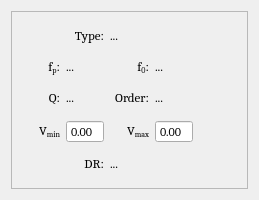
<?xml version="1.0" encoding="UTF-8"?>
<ui version="4.0">
 <class>CellBlock</class>
 <widget class="QWidget" name="CellBlock">
  <property name="geometry">
   <rect>
    <x>0</x>
    <y>0</y>
    <width>259</width>
    <height>200</height>
   </rect>
  </property>
  <property name="maximumSize">
   <size>
    <width>259</width>
    <height>200</height>
   </size>
  </property>
  <property name="font">
   <font>
    <family>Cambria</family>
   </font>
  </property>
  <property name="windowTitle">
   <string>Form</string>
  </property>
  <property name="autoFillBackground">
   <bool>false</bool>
  </property>
  <layout class="QGridLayout" name="gridLayout">
   <item row="0" column="0">
    <widget class="QFrame" name="frame">
     <property name="acceptDrops">
      <bool>true</bool>
     </property>
     <property name="autoFillBackground">
      <bool>false</bool>
     </property>
     <property name="frameShape">
      <enum>QFrame::StyledPanel</enum>
     </property>
     <property name="frameShadow">
      <enum>QFrame::Sunken</enum>
     </property>
     <property name="lineWidth">
      <number>1</number>
     </property>
     <property name="midLineWidth">
      <number>1</number>
     </property>
     <layout class="QGridLayout" name="gridLayout_2">
      <item row="6" column="2" colspan="2">
       <widget class="QLabel" name="order_2">
        <property name="text">
         <string>&lt;html&gt;&lt;head/&gt;&lt;body&gt;&lt;p&gt;&lt;span style=&quot; font-size:10pt;&quot;&gt;...&lt;/span&gt;&lt;/p&gt;&lt;/body&gt;&lt;/html&gt;</string>
        </property>
       </widget>
      </item>
      <item row="5" column="3">
       <widget class="QDoubleSpinBox" name="max_x_stages_3">
        <property name="maximumSize">
         <size>
          <width>93</width>
          <height>16777215</height>
         </size>
        </property>
        <property name="buttonSymbols">
         <enum>QAbstractSpinBox::NoButtons</enum>
        </property>
        <property name="suffix">
         <string/>
        </property>
        <property name="decimals">
         <number>2</number>
        </property>
       </widget>
      </item>
      <item row="6" column="1">
       <widget class="QLabel" name="label_6">
        <property name="text">
         <string>&lt;html&gt;&lt;head/&gt;&lt;body&gt;&lt;p align=&quot;right&quot;&gt;&lt;span style=&quot; font-size:10pt;&quot;&gt;DR:&lt;/span&gt;&lt;/p&gt;&lt;/body&gt;&lt;/html&gt;</string>
        </property>
       </widget>
      </item>
      <item row="2" column="3">
       <widget class="QLabel" name="wp_2">
        <property name="maximumSize">
         <size>
          <width>16777215</width>
          <height>20</height>
         </size>
        </property>
        <property name="text">
         <string>&lt;html&gt;&lt;head/&gt;&lt;body&gt;&lt;p&gt;&lt;span style=&quot; font-size:10pt;&quot;&gt;...&lt;/span&gt;&lt;/p&gt;&lt;/body&gt;&lt;/html&gt;</string>
        </property>
       </widget>
      </item>
      <item row="5" column="1">
       <widget class="QDoubleSpinBox" name="min_x_stages_3">
        <property name="maximumSize">
         <size>
          <width>93</width>
          <height>16777215</height>
         </size>
        </property>
        <property name="buttonSymbols">
         <enum>QAbstractSpinBox::NoButtons</enum>
        </property>
        <property name="suffix">
         <string/>
        </property>
        <property name="decimals">
         <number>2</number>
        </property>
       </widget>
      </item>
      <item row="2" column="0">
       <widget class="QLabel" name="label_3">
        <property name="text">
         <string>&lt;html&gt;&lt;head/&gt;&lt;body&gt;&lt;p align=&quot;right&quot;&gt;&lt;span style=&quot; font-size:10pt;&quot;&gt;f&lt;/span&gt;&lt;span style=&quot; font-size:10pt; vertical-align:sub;&quot;&gt;p&lt;/span&gt;&lt;span style=&quot; font-size:10pt;&quot;&gt;:&lt;/span&gt;&lt;/p&gt;&lt;/body&gt;&lt;/html&gt;</string>
        </property>
       </widget>
      </item>
      <item row="2" column="1">
       <widget class="QLabel" name="wp">
        <property name="text">
         <string>&lt;html&gt;&lt;head/&gt;&lt;body&gt;&lt;p&gt;&lt;span style=&quot; font-size:10pt;&quot;&gt;...&lt;/span&gt;&lt;/p&gt;&lt;/body&gt;&lt;/html&gt;</string>
        </property>
       </widget>
      </item>
      <item row="3" column="1">
       <widget class="QLabel" name="q_val">
        <property name="text">
         <string>&lt;html&gt;&lt;head/&gt;&lt;body&gt;&lt;p&gt;&lt;span style=&quot; font-size:10pt;&quot;&gt;...&lt;/span&gt;&lt;/p&gt;&lt;/body&gt;&lt;/html&gt;</string>
        </property>
       </widget>
      </item>
      <item row="3" column="0">
       <widget class="QLabel" name="label_4">
        <property name="text">
         <string>&lt;html&gt;&lt;head/&gt;&lt;body&gt;&lt;p align=&quot;right&quot;&gt;&lt;span style=&quot; font-size:10pt;&quot;&gt;Q:&lt;/span&gt;&lt;/p&gt;&lt;/body&gt;&lt;/html&gt;</string>
        </property>
       </widget>
      </item>
      <item row="0" column="0" colspan="2">
       <widget class="QLabel" name="label_2">
        <property name="text">
         <string>&lt;html&gt;&lt;head/&gt;&lt;body&gt;&lt;p align=&quot;right&quot;&gt;&lt;span style=&quot; font-size:10pt;&quot;&gt;Type:&lt;/span&gt;&lt;/p&gt;&lt;/body&gt;&lt;/html&gt;</string>
        </property>
       </widget>
      </item>
      <item row="5" column="0">
       <widget class="QLabel" name="label_78">
        <property name="maximumSize">
         <size>
          <width>93</width>
          <height>16777215</height>
         </size>
        </property>
        <property name="text">
         <string>&lt;html&gt;&lt;head/&gt;&lt;body&gt;&lt;p align=&quot;right&quot;&gt;&lt;span style=&quot; font-size:10pt;&quot;&gt;V&lt;/span&gt;&lt;span style=&quot; font-size:10pt; vertical-align:sub;&quot;&gt;min&lt;/span&gt;&lt;/p&gt;&lt;/body&gt;&lt;/html&gt;</string>
        </property>
        <property name="alignment">
         <set>Qt::AlignRight|Qt::AlignTrailing|Qt::AlignVCenter</set>
        </property>
       </widget>
      </item>
      <item row="5" column="2">
       <widget class="QLabel" name="label_74">
        <property name="maximumSize">
         <size>
          <width>93</width>
          <height>16777215</height>
         </size>
        </property>
        <property name="text">
         <string>&lt;html&gt;&lt;head/&gt;&lt;body&gt;&lt;p align=&quot;right&quot;&gt;&lt;span style=&quot; font-size:10pt;&quot;&gt;V&lt;/span&gt;&lt;span style=&quot; font-size:10pt; vertical-align:sub;&quot;&gt;max&lt;/span&gt;&lt;/p&gt;&lt;/body&gt;&lt;/html&gt;</string>
        </property>
        <property name="alignment">
         <set>Qt::AlignRight|Qt::AlignTrailing|Qt::AlignVCenter</set>
        </property>
       </widget>
      </item>
      <item row="3" column="3">
       <widget class="QLabel" name="order">
        <property name="text">
         <string>&lt;html&gt;&lt;head/&gt;&lt;body&gt;&lt;p&gt;&lt;span style=&quot; font-size:10pt;&quot;&gt;...&lt;/span&gt;&lt;/p&gt;&lt;/body&gt;&lt;/html&gt;</string>
        </property>
       </widget>
      </item>
      <item row="3" column="2">
       <widget class="QLabel" name="label_5">
        <property name="text">
         <string>&lt;html&gt;&lt;head/&gt;&lt;body&gt;&lt;p align=&quot;right&quot;&gt;&lt;span style=&quot; font-size:10pt;&quot;&gt;Order:&lt;/span&gt;&lt;/p&gt;&lt;/body&gt;&lt;/html&gt;</string>
        </property>
       </widget>
      </item>
      <item row="0" column="2" colspan="3">
       <widget class="QLabel" name="type">
        <property name="text">
         <string>&lt;html&gt;&lt;head/&gt;&lt;body&gt;&lt;p&gt;&lt;span style=&quot; font-size:10pt;&quot;&gt;...&lt;/span&gt;&lt;/p&gt;&lt;/body&gt;&lt;/html&gt;</string>
        </property>
       </widget>
      </item>
      <item row="2" column="2">
       <widget class="QLabel" name="label_7">
        <property name="text">
         <string>&lt;html&gt;&lt;head/&gt;&lt;body&gt;&lt;p align=&quot;right&quot;&gt;&lt;span style=&quot; font-size:10pt;&quot;&gt;f&lt;/span&gt;&lt;span style=&quot; font-size:10pt; vertical-align:sub;&quot;&gt;0&lt;/span&gt;&lt;span style=&quot; font-size:10pt;&quot;&gt;:&lt;/span&gt;&lt;/p&gt;&lt;/body&gt;&lt;/html&gt;</string>
        </property>
       </widget>
      </item>
     </layout>
    </widget>
   </item>
  </layout>
 </widget>
 <resources/>
 <connections/>
</ui>
